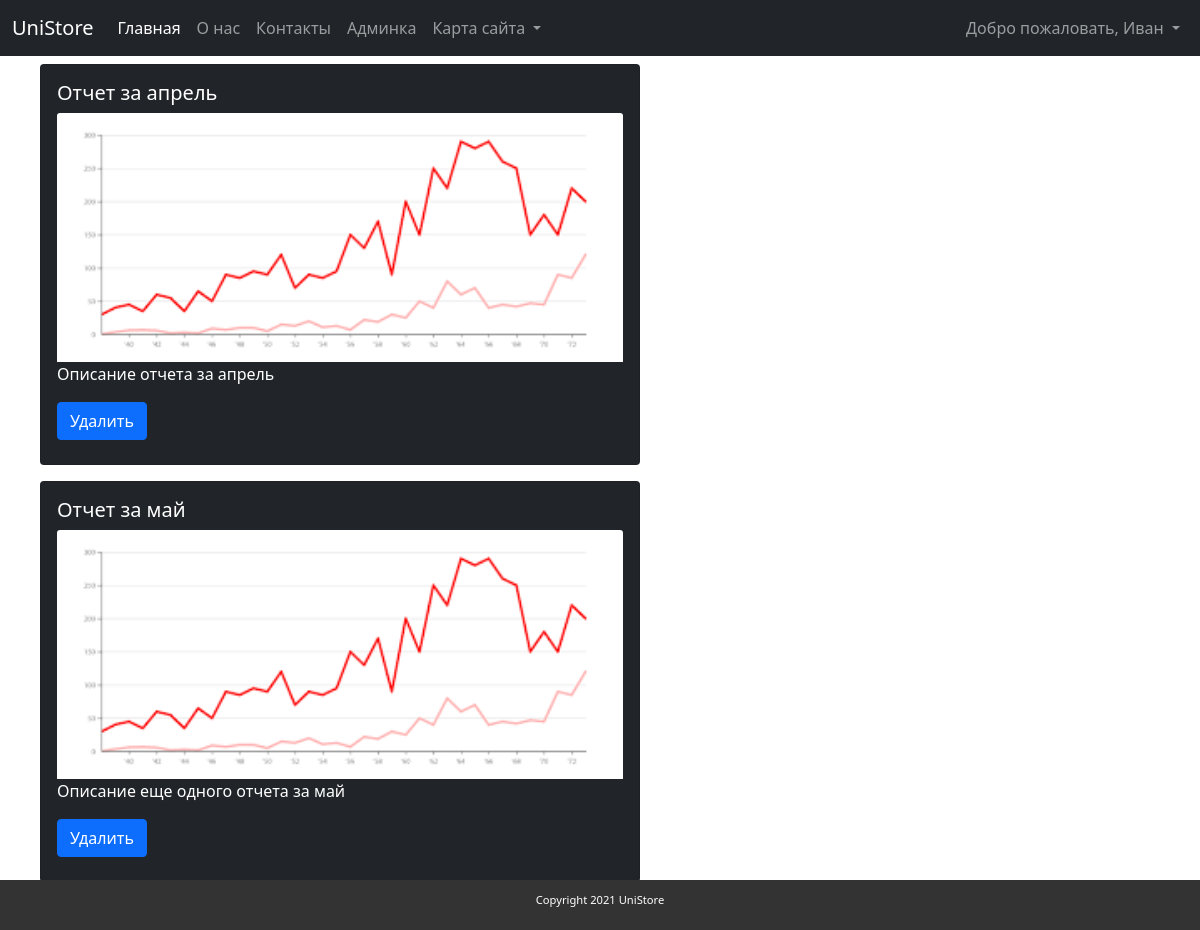
The app's page /finances/list (signed in) with its own data.
### app/models.py (models this page shows, shortened)
class FinanceReview(models.Model):
    title = models.CharField('Название', max_length=255)
    plots = models.ImageField('Графики', upload_to='images/')
    desc = models.TextField('Описание')
    class Meta:
        verbose_name = "Финансовый отчет"
        verbose_name_plural = "Финансовые отчеты"

### app/views.py (the view)
# urls.py: path('finances/list', ReviewsListView.as_view(), name='finances_list'),
class ReviewsListView(ListView):
    model = FinanceReview
    template_name = 'app/finances/list.html'

### app/templates/app/finances/list.html (shortened to what this page needs)
{% extends "app/layout.html" %}
{% block content %}
{% for review in object_list %}
    <div class="card h-100 mb-3 ms-3" style="max-width: 600px;">
        <div class="card-body">
            <h5>{{review.title}}</h5>
            <img class="card-img-top" src="{{ MEDIA_URL }}{{ review.plots.url }}" alt="Изображение не загрузилось">
            <p class="card-text">{{review.desc}}</p>
            <div class="mx-auto">
                <a href="/finances/delete/{{review.id}}" class="btn btn-primary mb-2">Удалить</a>
            </div>
        </div>
    </div>
{% endfor %}
{% endblock %}

### app/templates/app/layout.html (shortened to what this page needs)
<!DOCTYPE html>
<html lang="en">
<head>
    {% load static %}
    <link rel="stylesheet" href="{% static 'css/bootstrap-dark.css' %}" type="text/css">
    <link rel="stylesheet" href="{% static 'app.css' %}" type="text/css">
</head>
<body>
{% if not view.is_popup %}
<nav class="navbar navbar-expand-lg navbar-dark bg-dark">
    <div class="container-fluid">
        <a class="navbar-brand" href="/home">UniStore</a>
        <div class="collapse navbar-collapse" id="navbarSupportedContent">
            <ul class="navbar-nav me-auto mb-2 mb-lg-0">
                <li class="nav-item">
                    <a class="nav-link active" aria-current="page" href="/home">Главная</a>
                </li>
                <li class="nav-item">
                    <a class="nav-link" href="/about">О нас</a>
                </li>
                <li class="nav-item">
                    <a class="nav-link" href="/contact">Контакты</a>
                </li>
                <li class="nav-item">
                    <a class="nav-link" href="/admin/">Админка</a>
                </li>
                <li class="nav-item dropdown">
                    <a class="nav-link dropdown-toggle" href="#" id="navbarDropdown" role="button"
                       data-bs-toggle="dropdown" aria-expanded="false">
                        Карта сайта
                    </a>
                </li>
            </ul>
            <div class="pull-right">
                <ul class="navbar-nav pull-right">
                    <li class="nav-item dropdown">
                        <a class="nav-link dropdown-toggle" href="#" role="button"
                           data-bs-toggle="dropdown" aria-expanded="false">
                            Добро пожаловать, {{request.user.first_name}}
                        </a>
                    </li>
                </ul>
            </div>
        </div>
    </div>
</nav>
{% endif %}
<div class="mx-4 mt-2 mb-5">
    {% block content%}
    {% endblock %}
</div>
{% if not view.is_popup %}
<footer>
    <p class="copyright">Copyright 2021 UniStore</p>
</footer>
{% endif %}
</body>
</html>

### app/static/app.css (style rules this page uses)
footer { position: fixed; bottom: 0; height: 50px; width: 100%; background-color: #333333; }
p.copyright { width: 100%; color: #fff; line-height: 40px; font-size: 0.7em; text-align: center; }
body { color: #ffffff; -webkit-background-size: cover; -moz-background-size: cover; -o-background-size: cover; background-size: cover; }

### records on screen
FinanceReview: title "Отчет за апрель", plots (picture), desc "Описание отчета за апрель"
FinanceReview: title "Отчет за май", plots (picture), desc "Описание еще одного отчета за май"

### other values on screen
{{ request.user.first_name }} "Иван"
